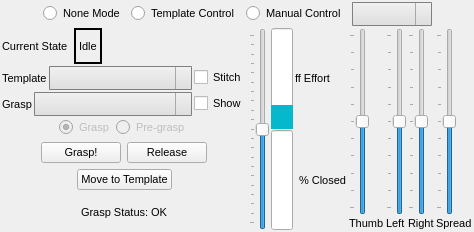
<?xml version="1.0" encoding="UTF-8"?>
<ui version="4.0">
 <class>graspWidget</class>
 <widget class="QWidget" name="graspWidget">
  <property name="geometry">
   <rect>
    <x>0</x>
    <y>0</y>
    <width>474</width>
    <height>232</height>
   </rect>
  </property>
  <property name="font">
   <font>
    <pointsize>8</pointsize>
   </font>
  </property>
  <property name="windowTitle">
   <string>graspWidget</string>
  </property>
  <layout class="QVBoxLayout" name="mainLayout">
   <property name="spacing">
    <number>2</number>
   </property>
   <property name="leftMargin">
    <number>2</number>
   </property>
   <property name="topMargin">
    <number>2</number>
   </property>
   <property name="rightMargin">
    <number>2</number>
   </property>
   <property name="bottomMargin">
    <number>2</number>
   </property>
   <item>
    <layout class="QHBoxLayout" name="horizontalLayout">
     <property name="spacing">
      <number>6</number>
     </property>
     <item>
      <spacer name="horizontalSpacer">
       <property name="orientation">
        <enum>Qt::Horizontal</enum>
       </property>
       <property name="sizeHint" stdset="0">
        <size>
         <width>40</width>
         <height>20</height>
        </size>
       </property>
      </spacer>
     </item>
     <item>
      <widget class="QRadioButton" name="noneRadio">
       <property name="text">
        <string>None Mode</string>
       </property>
       <attribute name="buttonGroup">
        <string notr="true">buttonGroup</string>
       </attribute>
      </widget>
     </item>
     <item>
      <widget class="QRadioButton" name="templateRadio">
       <property name="text">
        <string>Template Control</string>
       </property>
       <attribute name="buttonGroup">
        <string notr="true">buttonGroup</string>
       </attribute>
      </widget>
     </item>
     <item>
      <widget class="QRadioButton" name="manualRadio">
       <property name="text">
        <string>Manual Control</string>
       </property>
       <attribute name="buttonGroup">
        <string notr="true">buttonGroup</string>
       </attribute>
      </widget>
     </item>
     <item>
      <widget class="QComboBox" name="affordanceBox">
       <property name="sizePolicy">
        <sizepolicy hsizetype="Expanding" vsizetype="Fixed">
         <horstretch>0</horstretch>
         <verstretch>0</verstretch>
        </sizepolicy>
       </property>
       <property name="styleSheet">
        <string notr="true"> QComboBox {
     border: 1px solid gray;
     border-radius: 1px;
     padding: 3px 18px 3px 0px;
     font: &quot;Ubuntu&quot;;
     font-size: 12px;
 }

 QComboBox:editable {
     background: white;
 }

 QComboBox:!editable, QComboBox::drop-down:editable {
      background: qlineargradient(spread:pad, x1:0, y1:0, x2:0, y2:1, stop:0 rgba(240, 240, 240, 255), stop:1 rgba(222, 222, 222, 255));
 }

 /* QComboBox gets the &quot;on&quot; state when the popup is open */
 QComboBox:!editable:on, QComboBox::drop-down:editable:on {
     background: qlineargradient(x1: 0, y1: 0, x2: 0, y2: 1,
                                 stop: 0 #D3D3D3, stop: 0.4 #D8D8D8,
                                 stop: 0.5 #DDDDDD, stop: 1.0 #E1E1E1);
 }

 QComboBox:on { /* shift the text when the popup opens */
     padding-top: 3px;
     padding-left: 4px;
 }

 QComboBox::drop-down {
     subcontrol-origin: padding;
     subcontrol-position: top right;
     width: 15px;

     border-left-width: 1px;
     border-left-color: darkgray;
     border-left-style: solid; /* just a single line */
     border-top-right-radius: 3px; /* same radius as the QComboBox */
     border-bottom-right-radius: 3px;
     background: qlineargradient(x1: 0, y1: 0, x2: 0, y2: 1,
                                  stop: 0 #E1E1E1, stop: 0.4 #DDDDDD,
                                  stop: 0.5 #D8D8D8, stop: 1.0 #D3D3D3);
 }

 QComboBox::down-arrow:on { /* shift the arrow when popup is open */
     top: 1px;
     left: 1px;
 }

 QComboBox QAbstractItemView {
     border: 2px solid darkgray;
     selection-background-color: lightgray;
 }</string>
       </property>
      </widget>
     </item>
     <item>
      <spacer name="horizontalSpacer_2">
       <property name="orientation">
        <enum>Qt::Horizontal</enum>
       </property>
       <property name="sizeHint" stdset="0">
        <size>
         <width>40</width>
         <height>20</height>
        </size>
       </property>
      </spacer>
     </item>
    </layout>
   </item>
   <item>
    <widget class="QWidget" name="widget" native="true">
     <layout class="QHBoxLayout" name="horizontalLayout_11">
      <property name="spacing">
       <number>2</number>
      </property>
      <property name="leftMargin">
       <number>0</number>
      </property>
      <property name="topMargin">
       <number>0</number>
      </property>
      <property name="rightMargin">
       <number>0</number>
      </property>
      <property name="bottomMargin">
       <number>0</number>
      </property>
      <item>
       <layout class="QVBoxLayout" name="verticalLayout_2">
        <property name="spacing">
         <number>2</number>
        </property>
        <item>
         <layout class="QHBoxLayout" name="horizontalLayout_2">
          <item>
           <widget class="QLabel" name="label">
            <property name="text">
             <string>Current State</string>
            </property>
            <property name="textInteractionFlags">
             <set>Qt::NoTextInteraction</set>
            </property>
           </widget>
          </item>
          <item>
           <widget class="QLabel" name="currentStateLabel">
            <property name="frameShape">
             <enum>QFrame::WinPanel</enum>
            </property>
            <property name="text">
             <string>Idle</string>
            </property>
            <property name="textInteractionFlags">
             <set>Qt::NoTextInteraction</set>
            </property>
           </widget>
          </item>
          <item>
           <spacer name="horizontalSpacer_5">
            <property name="orientation">
             <enum>Qt::Horizontal</enum>
            </property>
            <property name="sizeHint" stdset="0">
             <size>
              <width>40</width>
              <height>20</height>
             </size>
            </property>
           </spacer>
          </item>
         </layout>
        </item>
        <item>
         <layout class="QHBoxLayout" name="horizontalLayout_5">
          <property name="spacing">
           <number>2</number>
          </property>
          <item>
           <widget class="QLabel" name="label_2">
            <property name="text">
             <string>Template</string>
            </property>
           </widget>
          </item>
          <item>
           <widget class="QComboBox" name="templateBox">
            <property name="sizePolicy">
             <sizepolicy hsizetype="Expanding" vsizetype="Fixed">
              <horstretch>0</horstretch>
              <verstretch>0</verstretch>
             </sizepolicy>
            </property>
            <property name="styleSheet">
             <string notr="true"> QComboBox {
     border: 1px solid gray;
     border-radius: 1px;
     padding: 3px 18px 3px 0px;
     font: &quot;Ubuntu&quot;;
     font-size: 12px;
 }

 QComboBox:editable {
     background: white;
 }

 QComboBox:!editable, QComboBox::drop-down:editable {
      background: qlineargradient(spread:pad, x1:0, y1:0, x2:0, y2:1, stop:0 rgba(240, 240, 240, 255), stop:1 rgba(222, 222, 222, 255));
 }

 /* QComboBox gets the &quot;on&quot; state when the popup is open */
 QComboBox:!editable:on, QComboBox::drop-down:editable:on {
     background: qlineargradient(x1: 0, y1: 0, x2: 0, y2: 1,
                                 stop: 0 #D3D3D3, stop: 0.4 #D8D8D8,
                                 stop: 0.5 #DDDDDD, stop: 1.0 #E1E1E1);
 }

 QComboBox:on { /* shift the text when the popup opens */
     padding-top: 3px;
     padding-left: 4px;
 }

 QComboBox::drop-down {
     subcontrol-origin: padding;
     subcontrol-position: top right;
     width: 15px;

     border-left-width: 1px;
     border-left-color: darkgray;
     border-left-style: solid; /* just a single line */
     border-top-right-radius: 3px; /* same radius as the QComboBox */
     border-bottom-right-radius: 3px;
     background: qlineargradient(x1: 0, y1: 0, x2: 0, y2: 1,
                                  stop: 0 #E1E1E1, stop: 0.4 #DDDDDD,
                                  stop: 0.5 #D8D8D8, stop: 1.0 #D3D3D3);
 }

 QComboBox::down-arrow:on { /* shift the arrow when popup is open */
     top: 1px;
     left: 1px;
 }

 QComboBox QAbstractItemView {
     border: 2px solid darkgray;
     selection-background-color: lightgray;
 }</string>
            </property>
           </widget>
          </item>
          <item>
           <widget class="QCheckBox" name="stitch_template">
            <property name="text">
             <string>Stitch</string>
            </property>
           </widget>
          </item>
         </layout>
        </item>
        <item>
         <layout class="QHBoxLayout" name="horizontalLayout_6">
          <property name="spacing">
           <number>2</number>
          </property>
          <item>
           <widget class="QLabel" name="label_3">
            <property name="text">
             <string>Grasp</string>
            </property>
           </widget>
          </item>
          <item>
           <widget class="QComboBox" name="graspBox">
            <property name="sizePolicy">
             <sizepolicy hsizetype="Expanding" vsizetype="Fixed">
              <horstretch>0</horstretch>
              <verstretch>0</verstretch>
             </sizepolicy>
            </property>
            <property name="styleSheet">
             <string notr="true"> QComboBox {
     border: 1px solid gray;
     border-radius: 1px;
     padding: 3px 18px 3px 0px;
     font: &quot;Ubuntu&quot;;
     font-size: 12px;
 }

 QComboBox:editable {
     background: white;
 }

 QComboBox:!editable, QComboBox::drop-down:editable {
      background: qlineargradient(spread:pad, x1:0, y1:0, x2:0, y2:1, stop:0 rgba(240, 240, 240, 255), stop:1 rgba(222, 222, 222, 255));
 }

 /* QComboBox gets the &quot;on&quot; state when the popup is open */
 QComboBox:!editable:on, QComboBox::drop-down:editable:on {
     background: qlineargradient(x1: 0, y1: 0, x2: 0, y2: 1,
                                 stop: 0 #D3D3D3, stop: 0.4 #D8D8D8,
                                 stop: 0.5 #DDDDDD, stop: 1.0 #E1E1E1);
 }

 QComboBox:on { /* shift the text when the popup opens */
     padding-top: 3px;
     padding-left: 4px;
 }

 QComboBox::drop-down {
     subcontrol-origin: padding;
     subcontrol-position: top right;
     width: 15px;

     border-left-width: 1px;
     border-left-color: darkgray;
     border-left-style: solid; /* just a single line */
     border-top-right-radius: 3px; /* same radius as the QComboBox */
     border-bottom-right-radius: 3px;
     background: qlineargradient(x1: 0, y1: 0, x2: 0, y2: 1,
                                  stop: 0 #E1E1E1, stop: 0.4 #DDDDDD,
                                  stop: 0.5 #D8D8D8, stop: 1.0 #D3D3D3);
 }

 QComboBox::down-arrow:on { /* shift the arrow when popup is open */
     top: 1px;
     left: 1px;
 }

 QComboBox QAbstractItemView {
     border: 2px solid darkgray;
     selection-background-color: lightgray;
 }</string>
            </property>
           </widget>
          </item>
          <item>
           <widget class="QCheckBox" name="show_grasp">
            <property name="text">
             <string>Show</string>
            </property>
           </widget>
          </item>
         </layout>
        </item>
        <item>
         <layout class="QHBoxLayout" name="horizontalLayout_8">
          <property name="spacing">
           <number>2</number>
          </property>
          <item>
           <spacer name="horizontalSpacer_8">
            <property name="orientation">
             <enum>Qt::Horizontal</enum>
            </property>
            <property name="sizeHint" stdset="0">
             <size>
              <width>40</width>
              <height>20</height>
             </size>
            </property>
           </spacer>
          </item>
          <item>
           <widget class="QRadioButton" name="show_grasp_radio">
            <property name="enabled">
             <bool>false</bool>
            </property>
            <property name="text">
             <string>Grasp</string>
            </property>
            <property name="checked">
             <bool>true</bool>
            </property>
           </widget>
          </item>
          <item>
           <widget class="QRadioButton" name="show_pre_grasp_radio">
            <property name="enabled">
             <bool>false</bool>
            </property>
            <property name="text">
             <string>Pre-grasp</string>
            </property>
            <property name="checked">
             <bool>false</bool>
            </property>
           </widget>
          </item>
          <item>
           <spacer name="horizontalSpacer_9">
            <property name="orientation">
             <enum>Qt::Horizontal</enum>
            </property>
            <property name="sizeHint" stdset="0">
             <size>
              <width>40</width>
              <height>20</height>
             </size>
            </property>
           </spacer>
          </item>
         </layout>
        </item>
        <item>
         <layout class="QHBoxLayout" name="horizontalLayout_7">
          <property name="spacing">
           <number>6</number>
          </property>
          <property name="topMargin">
           <number>2</number>
          </property>
          <property name="bottomMargin">
           <number>2</number>
          </property>
          <item>
           <spacer name="horizontalSpacer_6">
            <property name="orientation">
             <enum>Qt::Horizontal</enum>
            </property>
            <property name="sizeHint" stdset="0">
             <size>
              <width>40</width>
              <height>20</height>
             </size>
            </property>
           </spacer>
          </item>
          <item>
           <widget class="QPushButton" name="performButton">
            <property name="text">
             <string>Grasp!</string>
            </property>
           </widget>
          </item>
          <item>
           <widget class="QPushButton" name="releaseButton">
            <property name="text">
             <string>Release</string>
            </property>
           </widget>
          </item>
          <item>
           <spacer name="horizontalSpacer_7">
            <property name="orientation">
             <enum>Qt::Horizontal</enum>
            </property>
            <property name="sizeType">
             <enum>QSizePolicy::Expanding</enum>
            </property>
            <property name="sizeHint" stdset="0">
             <size>
              <width>40</width>
              <height>20</height>
             </size>
            </property>
           </spacer>
          </item>
         </layout>
        </item>
        <item>
         <layout class="QHBoxLayout" name="horizontalLayout_3">
          <property name="spacing">
           <number>2</number>
          </property>
          <property name="leftMargin">
           <number>0</number>
          </property>
          <property name="topMargin">
           <number>2</number>
          </property>
          <property name="bottomMargin">
           <number>2</number>
          </property>
          <item>
           <spacer name="horizontalSpacer_17">
            <property name="orientation">
             <enum>Qt::Horizontal</enum>
            </property>
            <property name="sizeHint" stdset="0">
             <size>
              <width>40</width>
              <height>20</height>
             </size>
            </property>
           </spacer>
          </item>
          <item>
           <widget class="QPushButton" name="templateButton">
            <property name="text">
             <string>Move to Template</string>
            </property>
           </widget>
          </item>
          <item>
           <spacer name="horizontalSpacer_16">
            <property name="orientation">
             <enum>Qt::Horizontal</enum>
            </property>
            <property name="sizeHint" stdset="0">
             <size>
              <width>40</width>
              <height>20</height>
             </size>
            </property>
           </spacer>
          </item>
         </layout>
        </item>
        <item>
         <layout class="QHBoxLayout" name="horizontalLayout_9">
          <property name="spacing">
           <number>2</number>
          </property>
          <item>
           <spacer name="horizontalSpacer_10">
            <property name="orientation">
             <enum>Qt::Horizontal</enum>
            </property>
            <property name="sizeHint" stdset="0">
             <size>
              <width>40</width>
              <height>20</height>
             </size>
            </property>
           </spacer>
          </item>
          <item>
           <widget class="QLabel" name="label_6">
            <property name="text">
             <string>Grasp Status:</string>
            </property>
           </widget>
          </item>
          <item>
           <widget class="QLabel" name="robot_status_">
            <property name="text">
             <string>OK</string>
            </property>
           </widget>
          </item>
          <item>
           <spacer name="horizontalSpacer_11">
            <property name="orientation">
             <enum>Qt::Horizontal</enum>
            </property>
            <property name="sizeHint" stdset="0">
             <size>
              <width>40</width>
              <height>20</height>
             </size>
            </property>
           </spacer>
          </item>
         </layout>
        </item>
       </layout>
      </item>
      <item>
       <widget class="QWidget" name="widget_2" native="true">
        <layout class="QVBoxLayout" name="verticalLayout_6">
         <property name="spacing">
          <number>3</number>
         </property>
         <property name="leftMargin">
          <number>0</number>
         </property>
         <property name="topMargin">
          <number>0</number>
         </property>
         <property name="rightMargin">
          <number>0</number>
         </property>
         <property name="bottomMargin">
          <number>0</number>
         </property>
         <item>
          <widget class="QStackedWidget" name="stackedWidget">
           <property name="currentIndex">
            <number>0</number>
           </property>
           <widget class="QWidget" name="page">
            <layout class="QHBoxLayout" name="horizontalLayout_13">
             <property name="spacing">
              <number>2</number>
             </property>
             <property name="leftMargin">
              <number>0</number>
             </property>
             <property name="topMargin">
              <number>0</number>
             </property>
             <property name="rightMargin">
              <number>0</number>
             </property>
             <property name="bottomMargin">
              <number>0</number>
             </property>
             <item>
              <layout class="QVBoxLayout" name="verticalLayout_4">
               <property name="spacing">
                <number>2</number>
               </property>
               <item>
                <widget class="QSlider" name="userSlider">
                 <property name="layoutDirection">
                  <enum>Qt::LeftToRight</enum>
                 </property>
                 <property name="maximum">
                  <number>200</number>
                 </property>
                 <property name="value">
                  <number>100</number>
                 </property>
                 <property name="orientation">
                  <enum>Qt::Vertical</enum>
                 </property>
                 <property name="tickPosition">
                  <enum>QSlider::TicksAbove</enum>
                 </property>
                 <property name="tickInterval">
                  <number>10</number>
                 </property>
                </widget>
               </item>
              </layout>
             </item>
             <item>
              <layout class="QVBoxLayout" name="verticalLayout_3">
               <property name="spacing">
                <number>1</number>
               </property>
               <item>
                <layout class="QHBoxLayout" name="horizontalLayout_12">
                 <property name="spacing">
                  <number>2</number>
                 </property>
                 <item>
                  <widget class="QProgressBar" name="forceGraph">
                   <property name="styleSheet">
                    <string notr="true">QProgressBar::chunk {
	background-color: #05B8CC;
}</string>
                   </property>
                   <property name="maximum">
                    <number>100</number>
                   </property>
                   <property name="value">
                    <number>24</number>
                   </property>
                   <property name="orientation">
                    <enum>Qt::Vertical</enum>
                   </property>
                   <property name="format">
                    <string/>
                   </property>
                  </widget>
                 </item>
                 <item>
                  <widget class="QLabel" name="label_5">
                   <property name="text">
                    <string>ff Effort</string>
                   </property>
                  </widget>
                 </item>
                </layout>
               </item>
               <item>
                <layout class="QHBoxLayout" name="horizontalLayout_14">
                 <item>
                  <widget class="QProgressBar" name="closedGraph">
                   <property name="styleSheet">
                    <string notr="true">QProgressBar::chunk {
	background-color: #05B8CC;
}</string>
                   </property>
                   <property name="maximum">
                    <number>100</number>
                   </property>
                   <property name="orientation">
                    <enum>Qt::Vertical</enum>
                   </property>
                   <property name="format">
                    <string/>
                   </property>
                  </widget>
                 </item>
                 <item>
                  <widget class="QLabel" name="label_4">
                   <property name="text">
                    <string>% Closed</string>
                   </property>
                  </widget>
                 </item>
                </layout>
               </item>
              </layout>
             </item>
             <item>
              <layout class="QVBoxLayout" name="verticalLayout">
               <property name="spacing">
                <number>2</number>
               </property>
               <item>
                <layout class="QHBoxLayout" name="horizontalLayout_18">
                 <property name="spacing">
                  <number>2</number>
                 </property>
                 <item>
                  <layout class="QVBoxLayout" name="verticalLayout_9">
                   <property name="spacing">
                    <number>2</number>
                   </property>
                   <item>
                    <widget class="QSlider" name="verticalSlider">
                     <property name="minimum">
                      <number>-50</number>
                     </property>
                     <property name="maximum">
                      <number>50</number>
                     </property>
                     <property name="orientation">
                      <enum>Qt::Vertical</enum>
                     </property>
                     <property name="tickPosition">
                      <enum>QSlider::TicksAbove</enum>
                     </property>
                     <property name="tickInterval">
                      <number>10</number>
                     </property>
                    </widget>
                   </item>
                   <item>
                    <widget class="QLabel" name="label_8">
                     <property name="text">
                      <string>Thumb</string>
                     </property>
                    </widget>
                   </item>
                  </layout>
                 </item>
                 <item>
                  <layout class="QVBoxLayout" name="verticalLayout_10">
                   <property name="spacing">
                    <number>2</number>
                   </property>
                   <item>
                    <widget class="QSlider" name="verticalSlider_2">
                     <property name="minimum">
                      <number>-50</number>
                     </property>
                     <property name="maximum">
                      <number>50</number>
                     </property>
                     <property name="orientation">
                      <enum>Qt::Vertical</enum>
                     </property>
                     <property name="tickPosition">
                      <enum>QSlider::TicksAbove</enum>
                     </property>
                     <property name="tickInterval">
                      <number>10</number>
                     </property>
                    </widget>
                   </item>
                   <item>
                    <widget class="QLabel" name="label_9">
                     <property name="text">
                      <string>Left</string>
                     </property>
                    </widget>
                   </item>
                  </layout>
                 </item>
                 <item>
                  <layout class="QVBoxLayout" name="verticalLayout_11">
                   <property name="spacing">
                    <number>2</number>
                   </property>
                   <item>
                    <widget class="QSlider" name="verticalSlider_3">
                     <property name="minimum">
                      <number>-50</number>
                     </property>
                     <property name="maximum">
                      <number>50</number>
                     </property>
                     <property name="orientation">
                      <enum>Qt::Vertical</enum>
                     </property>
                     <property name="tickPosition">
                      <enum>QSlider::TicksAbove</enum>
                     </property>
                     <property name="tickInterval">
                      <number>10</number>
                     </property>
                    </widget>
                   </item>
                   <item>
                    <widget class="QLabel" name="label_10">
                     <property name="text">
                      <string>Right</string>
                     </property>
                    </widget>
                   </item>
                  </layout>
                 </item>
                 <item>
                  <layout class="QVBoxLayout" name="verticalLayout_12">
                   <property name="spacing">
                    <number>2</number>
                   </property>
                   <item>
                    <widget class="QSlider" name="verticalSlider_4">
                     <property name="minimum">
                      <number>-50</number>
                     </property>
                     <property name="maximum">
                      <number>50</number>
                     </property>
                     <property name="orientation">
                      <enum>Qt::Vertical</enum>
                     </property>
                     <property name="tickPosition">
                      <enum>QSlider::TicksAbove</enum>
                     </property>
                     <property name="tickInterval">
                      <number>10</number>
                     </property>
                    </widget>
                   </item>
                   <item>
                    <widget class="QLabel" name="label_11">
                     <property name="text">
                      <string>Spread</string>
                     </property>
                    </widget>
                   </item>
                  </layout>
                 </item>
                </layout>
               </item>
              </layout>
             </item>
            </layout>
           </widget>
           <widget class="QWidget" name="page_2"/>
          </widget>
         </item>
        </layout>
       </widget>
      </item>
     </layout>
    </widget>
   </item>
  </layout>
 </widget>
 <layoutdefault spacing="6" margin="11"/>
 <resources/>
 <connections/>
 <buttongroups>
  <buttongroup name="buttonGroup"/>
 </buttongroups>
</ui>
